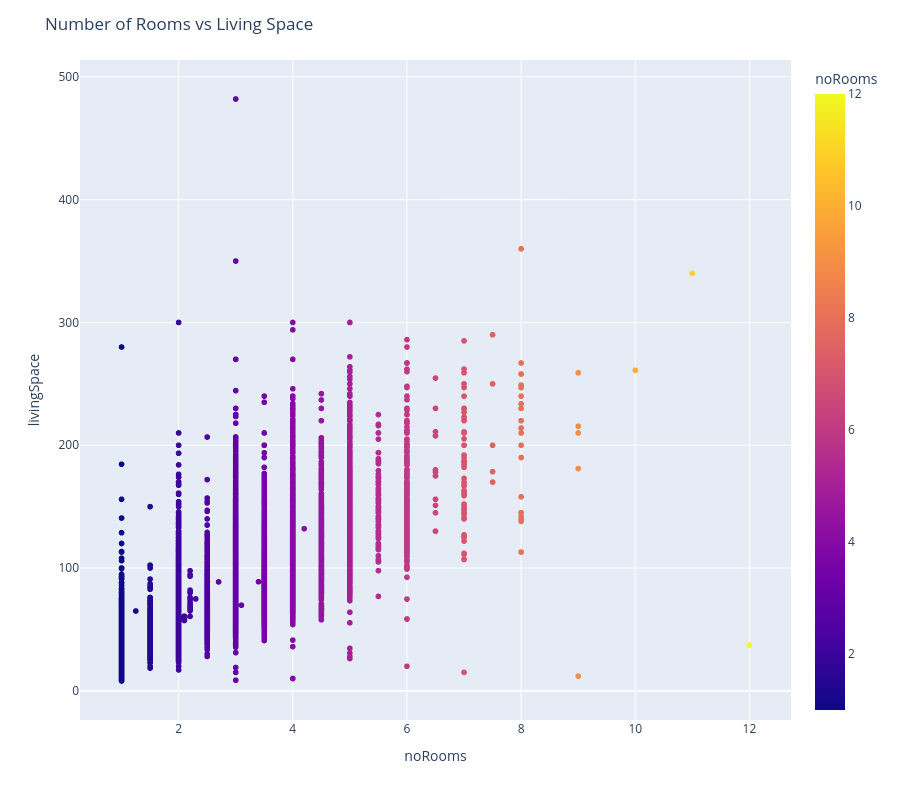

Notebook code cell kept with this figure:
### Code cell
fig = px.scatter(df, x="noRooms", y="livingSpace",color="noRooms")

fig.update_traces(textposition='top center')

fig.update_layout(
    height=800,
    title_text='Number of Rooms vs Living Space'
)
fig.show()

### Figure 1 — Plotly figure (JSON) as saved in the notebook; plotly's stock layout.template omitted (floating-point values rounded to 4 significant figures; data arrays with more than 128 entries replaced by an {"elided": "..."} marker saying what was removed)
{"data": [{"hovertemplate": "noRooms=%{marker.color}<br>livingSpace=%{y}<extra></extra>", "legendgroup": "", "marker": {"color": {"elided": "103849 float values"}, "coloraxis": "coloraxis", "symbol": "circle"}, "mode": "markers", "name": "", "showlegend": false, "textposition": "top center", "type": "scattergl", "x": {"elided": "103849 float values"}, "xaxis": "x", "y": {"elided": "103849 float values"}, "yaxis": "y"}], "layout": {"coloraxis": {"colorbar": {"title": {"text": "noRooms"}}, "colorscale": [[0, "#0d0887"], [0.1111, "#46039f"], [0.2222, "#7201a8"], [0.3333, "#9c179e"], [0.4444, "#bd3786"], [0.5556, "#d8576b"], [0.6667, "#ed7953"], [0.7778, "#fb9f3a"], [0.8889, "#fdca26"], [1, "#f0f921"]]}, "height": 800, "legend": {"tracegroupgap": 0}, "margin": {"t": 60}, "title": {"text": "Number of Rooms vs Living Space"}, "xaxis": {"anchor": "y", "domain": [0, 1], "title": {"text": "noRooms"}}, "yaxis": {"anchor": "x", "domain": [0, 1], "title": {"text": "livingSpace"}}}}
